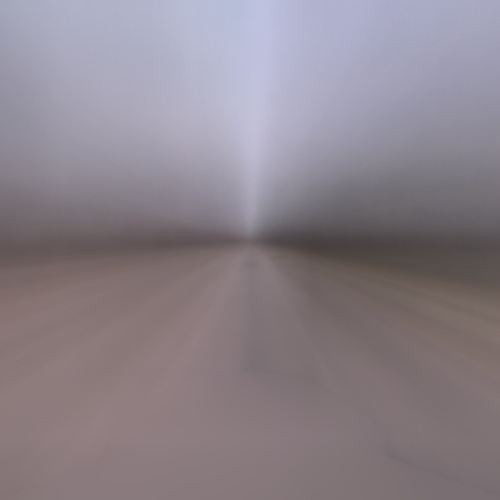
#> input picture Automatic Lens Smear Detection/cam_0/Mean_cam_0.jpg, 500 x 500 px, given in place of Mean_Mean_cam_0.jpg.jpg, which was not available
$ python smear.py cam_0/Mean_cam_0.jpg   (older library calls are emulated)
#> lines starting #> are read from the running program, lines starting #| are printed output that depends on the picture; after the words box and inside, x2 and y2 are one past the last pixel; in counts of white or black regions, pixels touching at a corner belong together; pictures that were not available may be replaced by others from this repository, and a replacement may not be noted
import numpy as np
import cv2
import sys
import scipy.ndimage as scindi
from glob import glob
from skimage.filters import threshold_adaptive
from tqdm import tqdm

def isSmearDetected(src):
#> called with src = 'cam_0/Mean_cam_0.jpg'
    data=glob(src+"/*.jpg")
    print('No of files are :- ' + str(len(data)))
    file_name_suffix = src.split('/')[len(src.split('/'))-1]
    meanByPixel = cv2.imread("Mean_" + file_name_suffix +".jpg")
#> meanByPixel is the input picture: shape (500, 500, 3); mean B, G, R 139.5, 131.2, 139.9
    total_data_len = len(data)
    if meanByPixel is None:
    # if resizedRead is None:
        print(f'Mean Image was not found, filename :- ' + 'Mask_' + file_name_suffix +'.jpg')
        # total_data_len = len(data)

        # find mean of all pixel values of all images
        meanByPixel = np.zeros((500,500,3),np.float)
        progressBar = 0
        lastProg = 0
        for img in data:
            curr_image = cv2.imread(img)
            # resize all images to the same size i.e. 500x500
            resize_curr_image = cv2.resize(curr_image,(500,500))
            #resize_curr_image = cv2.medianBlur(resize_curr_image,5)
            i = np.array(resize_curr_image,dtype=np.float)
            meanByPixel += i

            # progress bar that updates at every 10%
            progress = ((progressBar) * 100) / total_data_len
            if progress >= lastProg:
                print ("Progress: "+str(progress) + "%")
                lastProg +=10
            progressBar += 1
            #     tqdm(progress)
            #     lastProg += 10
            # progressBar += 1

        meanByPixel = meanByPixel /total_data_len
                # write mean image to the disk.
        cv2.imwrite("Mean_" + file_name_suffix +".jpg", meanByPixel)
        # cv2.imshow("Average Image", meanByPixel)
    else:
        print(f'Mean Image was found filename :- ' + 'Mean_' + file_name_suffix +'.jpg')

    meanByPixel = np.array(np.round(meanByPixel),dtype=np.uint8)

    # convert mean image to grayscale means BGR -- > GRAY ( 3 pixel value to 1D pixel value )
    grayMeanImage = cv2.cvtColor(meanByPixel, cv2.COLOR_BGR2GRAY)
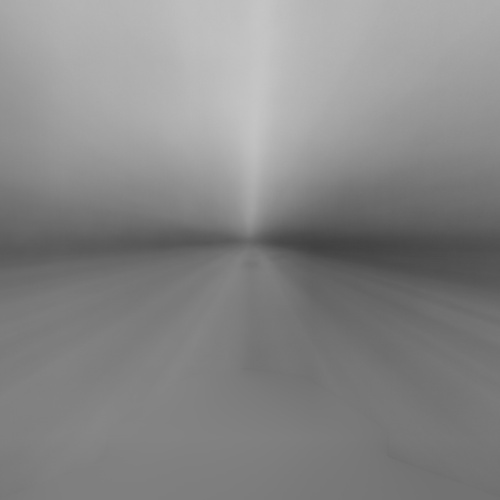
#> grayMeanImage: shape (500, 500); min 65, max 197, mean 134.7

    # find ThresholdImage by using adaptiveThreshold method
    thresholdImage = cv2.adaptiveThreshold(grayMeanImage,255,cv2.ADAPTIVE_THRESH_GAUSSIAN_C,cv2.THRESH_BINARY, 105, 11)
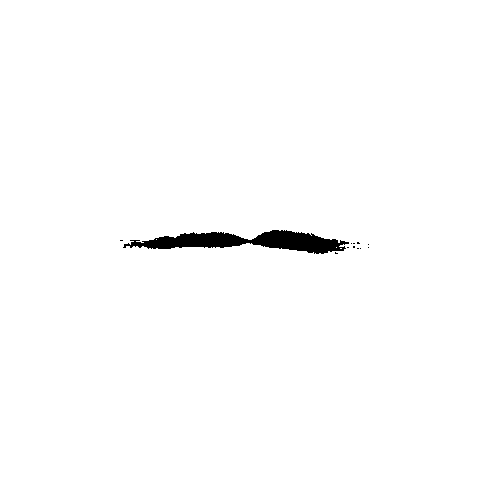
#> thresholdImage: shape (500, 500); 98.9% white; 12 black regions (11 under 20 px), largest, box (x1, y1, x2, y2) and area: (123, 230, 349, 254) 2745
    cv2.imshow("Adaptive threshold and Gaussian Img", thresholdImage)
    cv2.waitKey()
    cv2.imwrite("Adaptive threshold and Gaussian Img" + file_name_suffix + ".jpg", thresholdImage)

    # edge detection
    mask = cv2.Canny(thresholdImage, 200, 200)
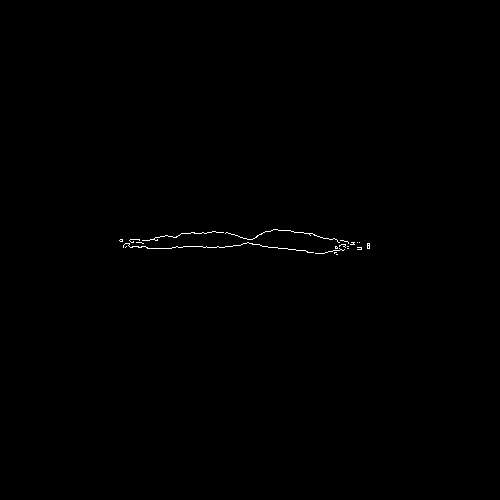
#> mask: shape (500, 500); 0.22% white in thin lines or dots, all inside (x1, y1, x2, y2) = (119, 229, 370, 255)
    cv2.imshow("Mask",mask)
    cv2.waitKey()
    # cv2.imwrite("MaskImg.jpg",mask)

    # find invert image which will act as mask
    #mask = cv2.bitwise_not(thresholdImage)

    # save mask to the disk
    cv2.imwrite("Mask_" + file_name_suffix +".jpg",mask)

    # read random image from the directory to detect the smear
    read = data[0]
    readImage = cv2.imread(read)
    resizedRead = cv2.resize(readImage,(500,500))
    cv2.imshow('Original Image', resizedRead)
    cv2.waitKey(0)
    cv2.destroyAllWindows()


    # # find contours on mask image
    # contours,_ = cv2.findContours(mask,cv2.RETR_TREE,cv2.CHAIN_APPROX_SIMPLE)
    #
    # if contours:
    #     # if contours is size of smear then locate it on our randomly piced image
    #     # draw contours around smear on original image
    #     result = cv2.drawContours(resizedRead,contours,-1,(0,255,255),2)
    #
    #     # save the image to the disk.
    #     cv2.imwrite("final_"+src.split('/')[1]+".jpg",resizedRead)
    #     cv2.imshow("Final Result",result)
    #     cv2.waitKey(0)
    #     cv2.destroyAllWindows()
    #     return True
    # return False

    # find contours on mask image
    contours,_ = cv2.findContours(mask,cv2.RETR_TREE,cv2.CHAIN_APPROX_SIMPLE)
#> contours = 24 contours, all with area under 20

    if contours:
        # if contours is size of smear then locate it on our randomly piced image
        # draw contours around smear on original image
        result = cv2.drawContours(resizedRead,contours,-1,(0,255,255),2)

        # save the image to the disk.
        # cv2.imwrite("final_"+ file_name_suffix +".jpg",resizedRead)
        cv2.imshow("Final Result",result)
        cv2.imwrite("Final Result" + file_name_suffix +".jpg", result)
        cv2.waitKey(0)
        cv2.destroyAllWindows()
        return True
    return False

if __name__ == "__main__":
     #To check the path of image directory
    if len(sys.argv) < 2:
        print("Please provide path to the image folder")
        sys.exit(1)
    print("Processing images from the path provided for smear detection")
    if(isSmearDetected(sys.argv[1])):
        print ("Smear is detected for source.")
    else:
        print("No Smear in ")
